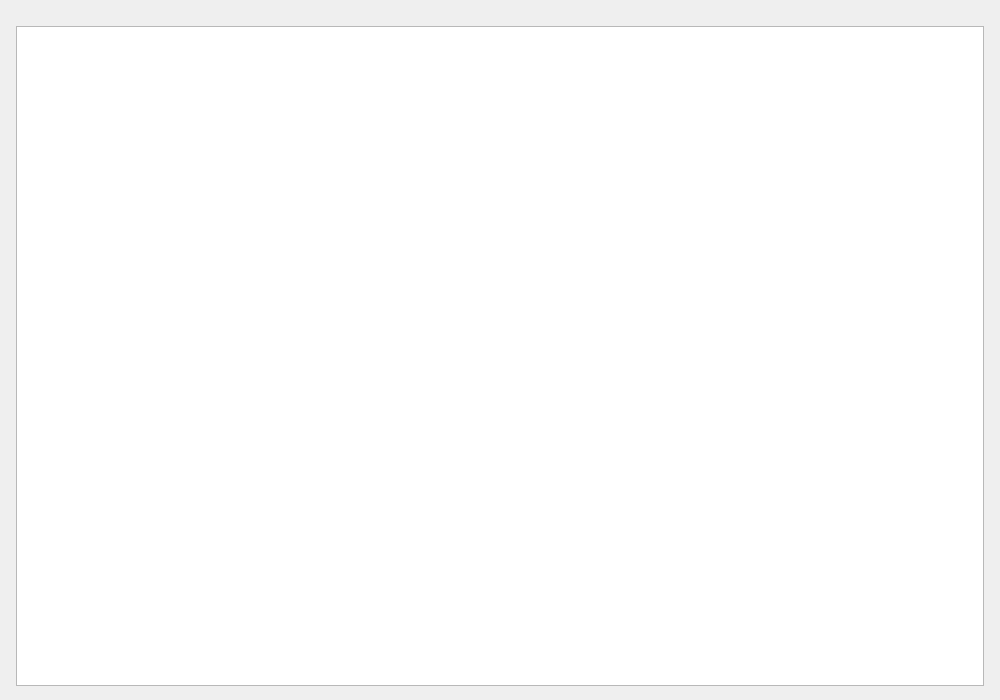
<?xml version="1.0" encoding="UTF-8"?>
<ui version="4.0">
 <class>StationsPage</class>
 <widget class="QWidget" name="StationsPage">
  <property name="geometry">
   <rect><x>0</x><y>0</y><width>1000</width><height>700</height></rect>
  </property>
  <layout class="QVBoxLayout" name="mainLayout">
   <property name="spacing"><number>12</number></property>
   <property name="leftMargin"><number>16</number></property>
   <property name="topMargin"><number>14</number></property>
   <property name="rightMargin"><number>16</number></property>
   <property name="bottomMargin"><number>14</number></property>
   <item>
    <widget class="QWidget" name="mapCanvasHolder">
     <property name="minimumHeight"><number>320</number></property>
    </widget>
   </item>
   <item>
    <widget class="QTableWidget" name="stationsTable">
     <property name="maximumHeight"><number>230</number></property>
     <property name="alternatingRowColors"><bool>true</bool></property>
     <property name="sortingEnabled"><bool>true</bool></property>
     <property name="selectionBehavior"><enum>QAbstractItemView::SelectRows</enum></property>
     <property name="editTriggers"><set>QAbstractItemView::NoEditTriggers</set></property>
    </widget>
   </item>
  </layout>
 </widget>
 <resources/>
 <connections/>
</ui>
